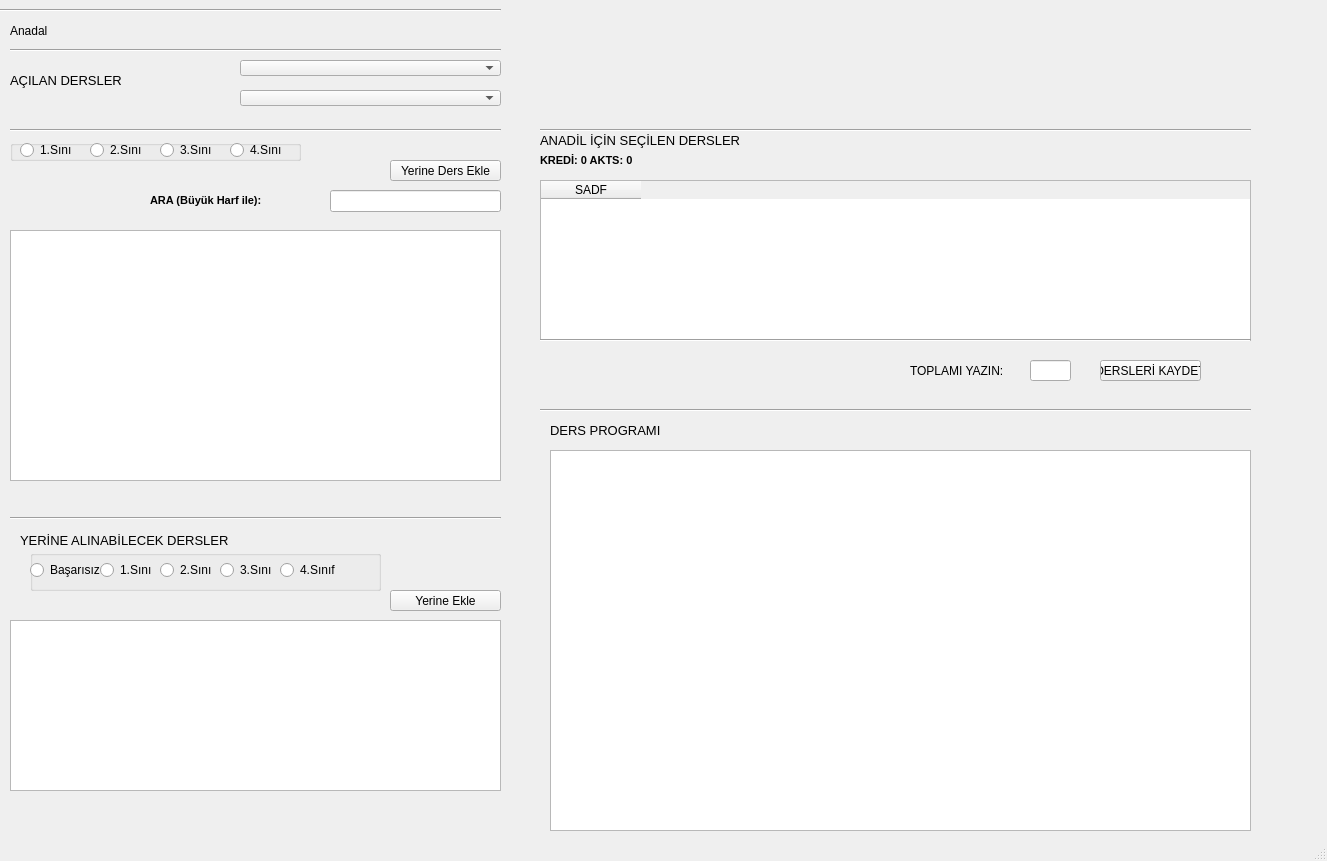
<?xml version="1.0" encoding="UTF-8"?>
<ui version="4.0">
 <class>MainWindow</class>
 <widget class="QMainWindow" name="MainWindow">
  <property name="geometry">
   <rect>
    <x>0</x>
    <y>0</y>
    <width>1327</width>
    <height>861</height>
   </rect>
  </property>
  <property name="cursor">
   <cursorShape>PointingHandCursor</cursorShape>
  </property>
  <property name="windowTitle">
   <string>MainWindow</string>
  </property>
  <widget class="QWidget" name="centralwidget">
   <widget class="QLabel" name="lbl_anadal">
    <property name="geometry">
     <rect>
      <x>10</x>
      <y>20</y>
      <width>321</width>
      <height>21</height>
     </rect>
    </property>
    <property name="text">
     <string>Anadal</string>
    </property>
   </widget>
   <widget class="QLabel" name="lbl_acilandersler">
    <property name="geometry">
     <rect>
      <x>10</x>
      <y>70</y>
      <width>151</width>
      <height>21</height>
     </rect>
    </property>
    <property name="font">
     <font>
      <pointsize>10</pointsize>
     </font>
    </property>
    <property name="text">
     <string>AÇILAN DERSLER</string>
    </property>
   </widget>
   <widget class="Line" name="line">
    <property name="geometry">
     <rect>
      <x>10</x>
      <y>40</y>
      <width>491</width>
      <height>20</height>
     </rect>
    </property>
    <property name="orientation">
     <enum>Qt::Horizontal</enum>
    </property>
   </widget>
   <widget class="Line" name="line_2">
    <property name="geometry">
     <rect>
      <x>0</x>
      <y>0</y>
      <width>501</width>
      <height>20</height>
     </rect>
    </property>
    <property name="orientation">
     <enum>Qt::Horizontal</enum>
    </property>
   </widget>
   <widget class="Line" name="line_3">
    <property name="geometry">
     <rect>
      <x>540</x>
      <y>120</y>
      <width>711</width>
      <height>20</height>
     </rect>
    </property>
    <property name="orientation">
     <enum>Qt::Horizontal</enum>
    </property>
   </widget>
   <widget class="Line" name="line_4">
    <property name="geometry">
     <rect>
      <x>540</x>
      <y>400</y>
      <width>711</width>
      <height>20</height>
     </rect>
    </property>
    <property name="orientation">
     <enum>Qt::Horizontal</enum>
    </property>
   </widget>
   <widget class="QLabel" name="lbl_dersprogrami">
    <property name="geometry">
     <rect>
      <x>550</x>
      <y>420</y>
      <width>151</width>
      <height>21</height>
     </rect>
    </property>
    <property name="font">
     <font>
      <pointsize>10</pointsize>
     </font>
    </property>
    <property name="text">
     <string>DERS PROGRAMI</string>
    </property>
   </widget>
   <widget class="QLabel" name="lbl_anadilsecilendersler">
    <property name="geometry">
     <rect>
      <x>540</x>
      <y>130</y>
      <width>261</width>
      <height>21</height>
     </rect>
    </property>
    <property name="font">
     <font>
      <pointsize>10</pointsize>
     </font>
    </property>
    <property name="text">
     <string>ANADİL İÇİN SEÇİLEN DERSLER</string>
    </property>
   </widget>
   <widget class="Line" name="line_6">
    <property name="geometry">
     <rect>
      <x>10</x>
      <y>510</y>
      <width>491</width>
      <height>16</height>
     </rect>
    </property>
    <property name="orientation">
     <enum>Qt::Horizontal</enum>
    </property>
   </widget>
   <widget class="QLabel" name="lbl_yerinealinabilecekdersler">
    <property name="geometry">
     <rect>
      <x>20</x>
      <y>530</y>
      <width>261</width>
      <height>21</height>
     </rect>
    </property>
    <property name="font">
     <font>
      <pointsize>10</pointsize>
     </font>
    </property>
    <property name="text">
     <string>YERİNE ALINABİLECEK DERSLER</string>
    </property>
   </widget>
   <widget class="QComboBox" name="cmb_fakulte">
    <property name="geometry">
     <rect>
      <x>240</x>
      <y>60</y>
      <width>261</width>
      <height>16</height>
     </rect>
    </property>
   </widget>
   <widget class="QComboBox" name="cmb_bolum">
    <property name="geometry">
     <rect>
      <x>240</x>
      <y>90</y>
      <width>261</width>
      <height>16</height>
     </rect>
    </property>
   </widget>
   <widget class="Line" name="line_5">
    <property name="geometry">
     <rect>
      <x>10</x>
      <y>120</y>
      <width>491</width>
      <height>20</height>
     </rect>
    </property>
    <property name="orientation">
     <enum>Qt::Horizontal</enum>
    </property>
   </widget>
   <widget class="QTableWidget" name="Table_acilandersler">
    <property name="geometry">
     <rect>
      <x>10</x>
      <y>230</y>
      <width>491</width>
      <height>251</height>
     </rect>
    </property>
    <property name="font">
     <font>
      <underline>false</underline>
      <stylestrategy>PreferAntialias</stylestrategy>
     </font>
    </property>
   </widget>
   <widget class="QTableWidget" name="Table_yerinealinabilecekdersler">
    <property name="geometry">
     <rect>
      <x>10</x>
      <y>620</y>
      <width>491</width>
      <height>171</height>
     </rect>
    </property>
    <property name="font">
     <font>
      <underline>false</underline>
      <stylestrategy>PreferAntialias</stylestrategy>
     </font>
    </property>
   </widget>
   <widget class="QPushButton" name="btn_yerinekle">
    <property name="geometry">
     <rect>
      <x>390</x>
      <y>590</y>
      <width>111</width>
      <height>21</height>
     </rect>
    </property>
    <property name="text">
     <string>Yerine Ekle</string>
    </property>
   </widget>
   <widget class="QPushButton" name="btn_yerinedersekle">
    <property name="geometry">
     <rect>
      <x>390</x>
      <y>160</y>
      <width>111</width>
      <height>21</height>
     </rect>
    </property>
    <property name="text">
     <string>Yerine Ders Ekle</string>
    </property>
   </widget>
   <widget class="QLabel" name="lbl_anadal_2">
    <property name="geometry">
     <rect>
      <x>150</x>
      <y>190</y>
      <width>161</width>
      <height>21</height>
     </rect>
    </property>
    <property name="font">
     <font>
      <pointsize>8</pointsize>
      <weight>75</weight>
      <bold>true</bold>
     </font>
    </property>
    <property name="text">
     <string>ARA (Büyük Harf ile):</string>
    </property>
   </widget>
   <widget class="QLineEdit" name="linedit_ara">
    <property name="geometry">
     <rect>
      <x>330</x>
      <y>190</y>
      <width>171</width>
      <height>22</height>
     </rect>
    </property>
   </widget>
   <widget class="QTableWidget" name="Table_Secilen">
    <property name="geometry">
     <rect>
      <x>540</x>
      <y>180</y>
      <width>711</width>
      <height>161</height>
     </rect>
    </property>
    <column>
     <property name="text">
      <string>SADF</string>
     </property>
    </column>
   </widget>
   <widget class="QLabel" name="lbl_kredi_akts">
    <property name="geometry">
     <rect>
      <x>540</x>
      <y>150</y>
      <width>151</width>
      <height>21</height>
     </rect>
    </property>
    <property name="font">
     <font>
      <pointsize>8</pointsize>
      <weight>75</weight>
      <bold>true</bold>
     </font>
    </property>
    <property name="text">
     <string>KREDİ: 0 AKTS: 0</string>
    </property>
   </widget>
   <widget class="Line" name="line_7">
    <property name="geometry">
     <rect>
      <x>540</x>
      <y>330</y>
      <width>711</width>
      <height>20</height>
     </rect>
    </property>
    <property name="orientation">
     <enum>Qt::Horizontal</enum>
    </property>
   </widget>
   <widget class="QLabel" name="lbl_toplamiyazin">
    <property name="geometry">
     <rect>
      <x>910</x>
      <y>363</y>
      <width>101</width>
      <height>16</height>
     </rect>
    </property>
    <property name="text">
     <string>TOPLAMI YAZIN:</string>
    </property>
   </widget>
   <widget class="QLineEdit" name="linedit_toplam">
    <property name="geometry">
     <rect>
      <x>1030</x>
      <y>360</y>
      <width>41</width>
      <height>21</height>
     </rect>
    </property>
   </widget>
   <widget class="QPushButton" name="btn_derslerikaydet">
    <property name="geometry">
     <rect>
      <x>1100</x>
      <y>360</y>
      <width>101</width>
      <height>21</height>
     </rect>
    </property>
    <property name="text">
     <string>DERSLERİ KAYDET</string>
    </property>
   </widget>
   <widget class="QTableWidget" name="Table_DersProgrami">
    <property name="geometry">
     <rect>
      <x>550</x>
      <y>450</y>
      <width>701</width>
      <height>381</height>
     </rect>
    </property>
   </widget>
   <widget class="QGroupBox" name="Group_AcilanDers">
    <property name="geometry">
     <rect>
      <x>10</x>
      <y>140</y>
      <width>291</width>
      <height>21</height>
     </rect>
    </property>
    <property name="title">
     <string/>
    </property>
    <widget class="QRadioButton" name="radio_4sinif">
     <property name="geometry">
      <rect>
       <x>220</x>
       <y>0</y>
       <width>51</width>
       <height>20</height>
      </rect>
     </property>
     <property name="text">
      <string>4.Sınıf</string>
     </property>
    </widget>
    <widget class="QRadioButton" name="radio_2sinif">
     <property name="geometry">
      <rect>
       <x>80</x>
       <y>0</y>
       <width>51</width>
       <height>20</height>
      </rect>
     </property>
     <property name="text">
      <string>2.Sınıf</string>
     </property>
    </widget>
    <widget class="QRadioButton" name="radio_3sinif">
     <property name="geometry">
      <rect>
       <x>150</x>
       <y>0</y>
       <width>51</width>
       <height>20</height>
      </rect>
     </property>
     <property name="text">
      <string>3.Sınıf</string>
     </property>
    </widget>
    <widget class="QRadioButton" name="radio_1sinif">
     <property name="geometry">
      <rect>
       <x>10</x>
       <y>0</y>
       <width>51</width>
       <height>20</height>
      </rect>
     </property>
     <property name="text">
      <string>1.Sınıf</string>
     </property>
    </widget>
   </widget>
   <widget class="QGroupBox" name="Group_YerineDersler">
    <property name="geometry">
     <rect>
      <x>30</x>
      <y>550</y>
      <width>351</width>
      <height>41</height>
     </rect>
    </property>
    <property name="title">
     <string/>
    </property>
    <widget class="QRadioButton" name="radio_basarisiz_alt">
     <property name="geometry">
      <rect>
       <x>0</x>
       <y>10</y>
       <width>95</width>
       <height>20</height>
      </rect>
     </property>
     <property name="cursor">
      <cursorShape>PointingHandCursor</cursorShape>
     </property>
     <property name="text">
      <string>Başarısız</string>
     </property>
    </widget>
    <widget class="QRadioButton" name="radio_2sinif_alt">
     <property name="geometry">
      <rect>
       <x>130</x>
       <y>10</y>
       <width>51</width>
       <height>20</height>
      </rect>
     </property>
     <property name="text">
      <string>2.Sınıf</string>
     </property>
    </widget>
    <widget class="QRadioButton" name="radio_1sinif_alt">
     <property name="geometry">
      <rect>
       <x>70</x>
       <y>10</y>
       <width>51</width>
       <height>20</height>
      </rect>
     </property>
     <property name="text">
      <string>1.Sınıf</string>
     </property>
    </widget>
    <widget class="QRadioButton" name="radio_4sinif_alt">
     <property name="geometry">
      <rect>
       <x>250</x>
       <y>10</y>
       <width>95</width>
       <height>20</height>
      </rect>
     </property>
     <property name="text">
      <string>4.Sınıf</string>
     </property>
    </widget>
    <widget class="QRadioButton" name="radio_3sinif_alt">
     <property name="geometry">
      <rect>
       <x>190</x>
       <y>10</y>
       <width>51</width>
       <height>20</height>
      </rect>
     </property>
     <property name="text">
      <string>3.Sınıf</string>
     </property>
    </widget>
   </widget>
   <widget class="QLabel" name="label">
    <property name="geometry">
     <rect>
      <x>840</x>
      <y>20</y>
      <width>101</width>
      <height>81</height>
     </rect>
    </property>
    <property name="maximumSize">
     <size>
      <width>101</width>
      <height>81</height>
     </size>
    </property>
    <property name="styleSheet">
     <string notr="true">QLabel {
    background-image: url(&quot;:/yeniÖnek/20200406220947!Esogu_logo.png&quot;);
}
</string>
    </property>
    <property name="text">
     <string/>
    </property>
    <property name="textFormat">
     <enum>Qt::AutoText</enum>
    </property>
    <property name="pixmap">
     <pixmap resource="../test.qrc">:/yeniÖnek/20200406220947!Esogu_logo.png</pixmap>
    </property>
    <property name="scaledContents">
     <bool>true</bool>
    </property>
    <property name="alignment">
     <set>Qt::AlignLeading|Qt::AlignLeft|Qt::AlignVCenter</set>
    </property>
    <property name="wordWrap">
     <bool>false</bool>
    </property>
    <property name="indent">
     <number>6</number>
    </property>
    <property name="textInteractionFlags">
     <set>Qt::NoTextInteraction</set>
    </property>
   </widget>
  </widget>
  <widget class="QStatusBar" name="statusbar"/>
  <widget class="QMenuBar" name="menubar">
   <property name="geometry">
    <rect>
     <x>0</x>
     <y>0</y>
     <width>1327</width>
     <height>26</height>
    </rect>
   </property>
  </widget>
 </widget>
 <resources>
  <include location="../test.qrc"/>
 </resources>
 <connections/>
</ui>
